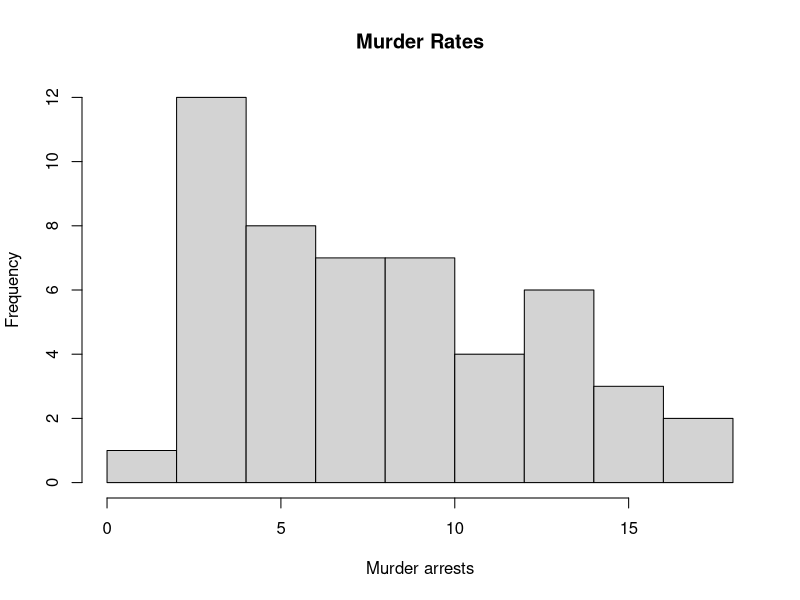
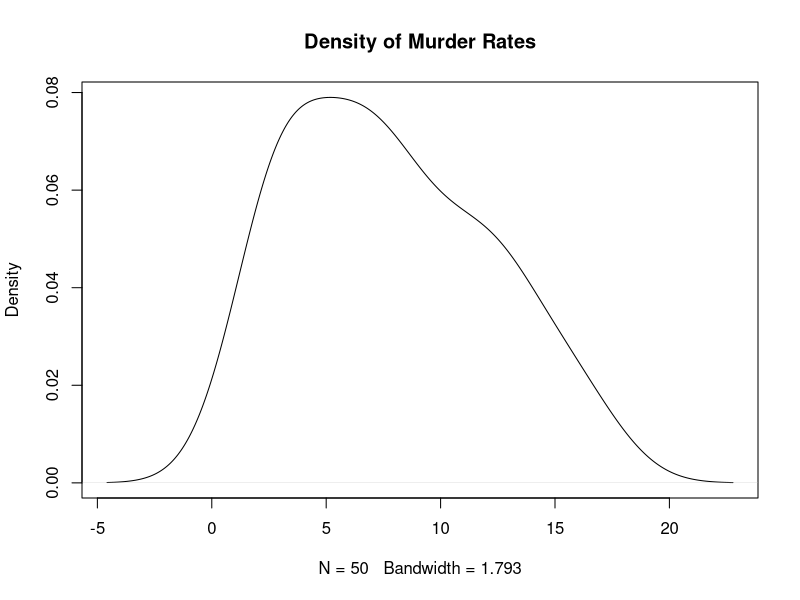
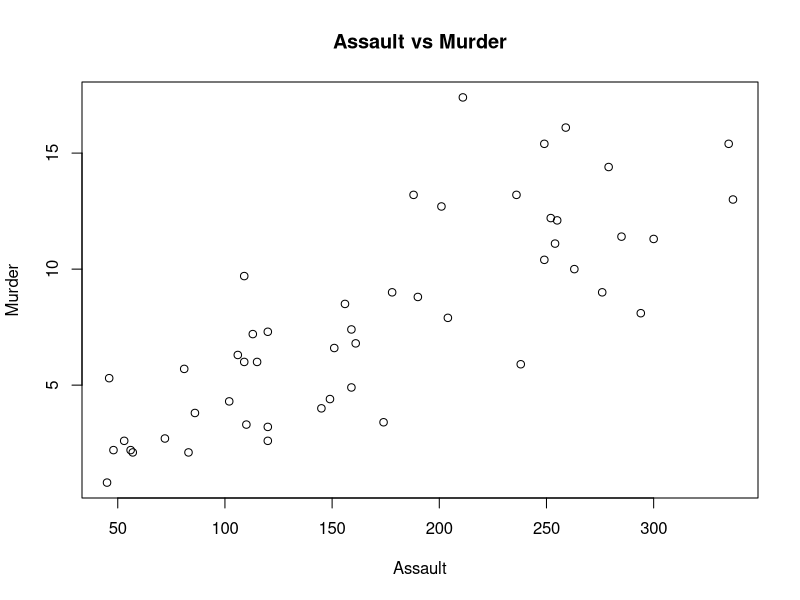
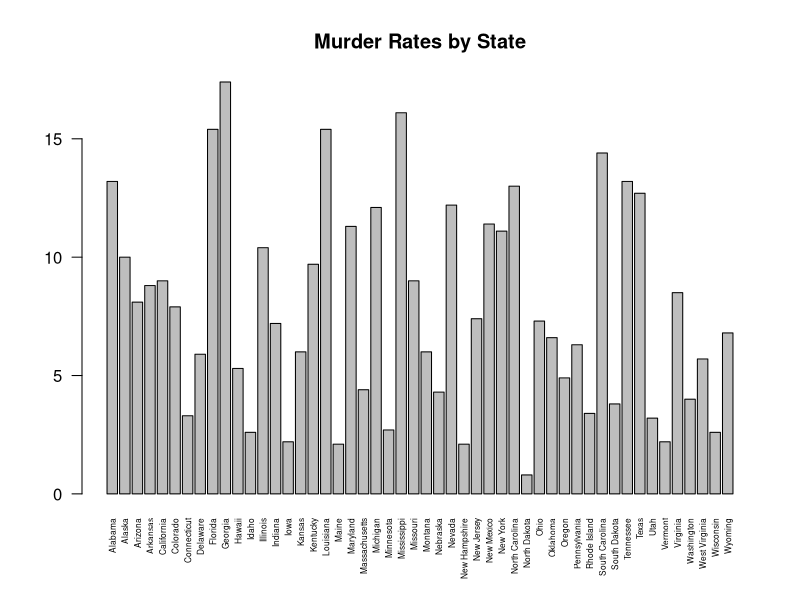

Here is the R script that generated these plots, in order:
# Experiment 16: EDA on USArrests
data(USArrests)
print(summary(USArrests))

cat("State with largest rape arrest rate:\n")
print(rownames(USArrests)[which.max(USArrests$Rape)])

cat("Maximum and minimum murder rates:\n")
print(max(USArrests$Murder))
print(min(USArrests$Murder))

cat("Correlation matrix:\n")
print(cor(USArrests))

cat("States above median Assault:\n")
print(USArrests[USArrests$Assault > median(USArrests$Assault), ])

q <- quantile(USArrests$Murder, 0.25)
cat("States in bottom 25% for Murder:\n")
print(USArrests[USArrests$Murder <= q, ])

hist(USArrests$Murder, main="Murder Rates", xlab="Murder arrests")
plot(density(USArrests$Murder), main="Density of Murder Rates")
plot(USArrests$Assault, USArrests$Murder,
     xlab="Assault", ylab="Murder", main="Assault vs Murder")
barplot(USArrests$Murder, names.arg=rownames(USArrests),
        las=2, main="Murder Rates by State", cex.names=0.5)
